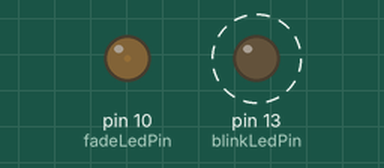
Recording of a sketch running on a simulated Arduino Uno, built with avr-gcc and run on an emulated ATmega328P. Parts: output pins drawn as LEDs (lit = HIGH). Dashed ring = blinking.

Above: at 0.05 s.
At 0.55 s:
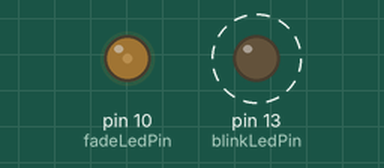
At 1.05 s:
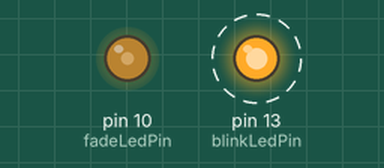
At 1.95 s:
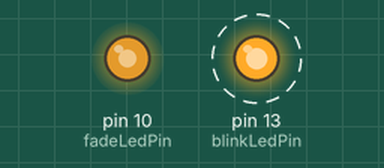
Timing chart, 0 to 5.9 s (numbered marks = the images above):
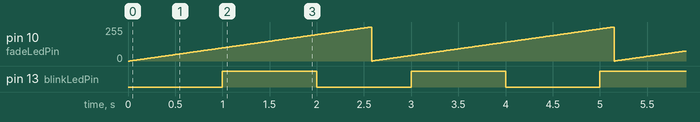

The sketch:

c02.02_Part_2_Changing_LED_Brightness_2_At_a_Time.ino
```cpp
// from https://forum.arduino.cc/t/using-millis-for-timing-a-beginners-guide/483573
unsigned long blinkStartMillis;
unsigned long fadeStartMillis;
unsigned long currentMillis;
const unsigned long blinkPeriod = 1000;  //blink period
const unsigned long fadePeriod = 10;  //fade period
const byte blinkLedPin = 13;    //this LED will blink
const byte fadeLedPin = 10;    //this LED will fade
byte brightness = 0;  //initial brightness of LED
byte increment = 1;  //amount to change PWM value at each change

void setup()
{
  Serial.begin(115200);  //start Serial in case we need to print debugging info
  pinMode(blinkLedPin, OUTPUT);
  blinkStartMillis = millis();  //start time of blinking LED
  fadeStartMillis = millis();  //start time of fading LED
}

void loop()
{
  currentMillis = millis();  //get the current time
  blink();
  fade();
}

void blink()  //function to blink an LED if the blink period has ended
{
  if (currentMillis - blinkStartMillis >= blinkPeriod)  //test whether the period has elapsed
  {
    digitalWrite(blinkLedPin, !digitalRead(blinkLedPin));  //if so, change the state of the LED
    blinkStartMillis = currentMillis;  //IMPORTANT to save the start time of the current LED state.
  }
}

void fade()    //function to fade an LED
{
  if (currentMillis - fadeStartMillis >= fadePeriod)  //test whether the period has elapsed
  {
    analogWrite(fadeLedPin, brightness);    //set the brightness of the LED
    brightness += increment;    //will wrap round because brightness is an unsigned data type
    fadeStartMillis = currentMillis;  //IMPORTANT to save the start time of the current LED state.
  }
}
```

Measured:
- by itself, pin 10 (fadeLedPin): ramps from 0/255 to 255/255 and jumps back, once every 2.6 s
- by itself, pin 13 (blinkLedPin): alternates HIGH for 1.0 s and LOW for 1.0 s
